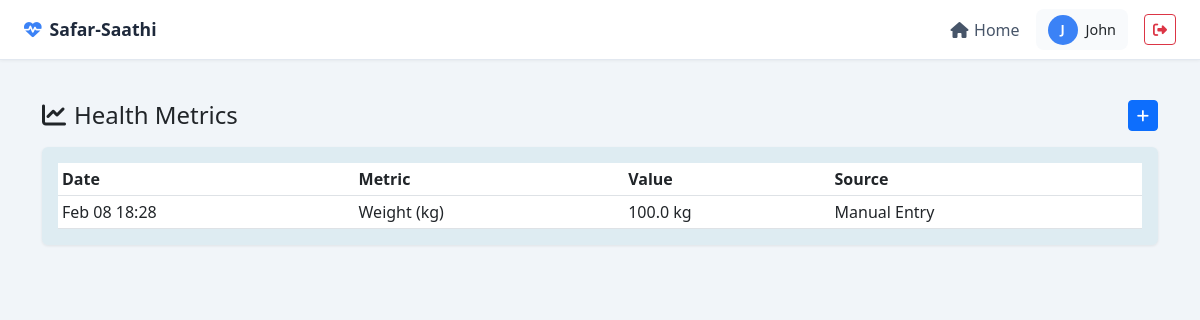
The app's page /patient/health_metrics/ (signed in) with its own data.
### patient/models.py (models this page shows, shortened)
class HealthMetric(models.Model):
    METRIC_TYPES = [
        ('weight', 'Weight (kg)'),
        ('blood_pressure_systolic', 'Blood Pressure Systolic'),
        ('blood_pressure_diastolic', 'Blood Pressure Diastolic'),
        ('heart_rate', 'Heart Rate (bpm)'),
        ('temperature', 'Temperature (°C)'),
        ('blood_sugar', 'Blood Sugar (mg/dL)'),
        ('oxygen_saturation', 'Oxygen Saturation (%)'),
        ('steps', 'Daily Steps'),
        ('sleep_hours', 'Sleep Hours'),
    ]
    patient = models.ForeignKey(PatientProfile, on_delete=models.CASCADE)
    metric_type = models.CharField(max_length=50, choices=METRIC_TYPES)
    value = models.FloatField()
    unit = models.CharField(max_length=20, blank=True)
    recorded_at = models.DateTimeField(default=timezone.now)
    source = models.CharField(max_length=50, choices=[
        ('manual', 'Manual Entry'),
        ('device', 'Wearable Device'),
        ('clinic', 'Clinic Measurement'),
    ], default='manual')
    notes = models.TextField(blank=True)
    class Meta:
        ordering = ['-recorded_at']
        indexes = [
            models.Index(fields=['patient', 'metric_type', 'recorded_at']),
        ]

### patient/views.py (the view)
# urls.py: path('health_metrics/', views.health_metrics, name='health_metrics'),
@login_required
@user_passes_test(is_patient)
def health_metrics(request):
    patient = request.user.patientprofile
    metrics = HealthMetric.objects.filter(patient=patient).order_by('-recorded_at')[:50]
    context = {
        'metrics': metrics,
    }
    return render(request, 'patient/health_metrics.html', context)

### safar_saathi/utils.py (called while the page is built)
def is_patient(user):
    return user.groups.filter(name='Patient').exists() and hasattr(user, 'patientprofile')

### patient/templates/patient/health_metrics.html (shortened to what this page needs)
{% extends 'base.html' %}
{% block content %}
<div class="container py-3">
  <div class="d-flex justify-content-between align-items-center mb-3">
    <h4 class="mb-0"><i class="fas fa-chart-line me-2"></i>Health Metrics</h4>
    <a href="{% url 'patient:add_health_metric' %}" class="btn btn-primary btn-sm">
      <i class="fas fa-plus"></i>
    </a>
  </div>
  <div class="card">
    <div class="card-body p-3 table-responsive">
      <table class="table table-sm align-middle mb-0">
        <thead>
          <tr>
            <th>Date</th>
            <th>Metric</th>
            <th>Value</th>
            <th>Source</th>
          </tr>
        </thead>
        <tbody>
          {% for metric in metrics %}
          <tr>
            <td>{{ metric.recorded_at|date:"M d H:i" }}</td>
            <td>{{ metric.get_metric_type_display }}</td>
            <td>{{ metric.value }} {{ metric.unit }}</td>
            <td>{{ metric.get_source_display }}</td>
          </tr>
          {% empty %}
          <tr>
            <td colspan="4" class="text-center text-muted">No metrics recorded</td>
          </tr>
          {% endfor %}
        </tbody>
      </table>
    </div>
  </div>
</div>
{% endblock %}

### templates/base.html (shortened to what this page needs)
<!doctype html>
<html lang="en">
<head>
    <link href="https://cdn.jsdelivr.net/npm/bootstrap@5.3.0/dist/css/bootstrap.min.css" rel="stylesheet"/>
    <link href="https://cdnjs.cloudflare.com/ajax/libs/font-awesome/6.4.0/css/all.min.css" rel="stylesheet"/>
</head>
<body>
<nav class="top-navbar">
    <a href="{% url 'home' %}" class="navbar-brand">
        <i class="fas fa-heartbeat"></i>
        Safar-Saathi
    </a>
    <div class="navbar-links">
        <a href="{% url 'home' %}">
            <i class="fas fa-home"></i> Home
        </a>
        {% if user.is_authenticated %}
            <div class="user-info">
                <div class="user-avatar">
                    {{ user.username|slice:":1"|upper }}
                </div>
                <span>{{ user.username }}</span>
            </div>
            <form method="post" action="{% url 'logout' %}" class="d-inline">
                <button type="submit"
                        class="btn btn-outline-danger btn-sm"
                        title="Logout">
                    <i class="fas fa-sign-out-alt"></i>
                </button>
            </form>
        {% endif %}
    </div>
</nav>
<main class="content-wrapper">
    {% block content %}{% endblock %}
</main>
</body>
</html>

### templates/base.html (style rules this page uses)
:root { --topbar-height: 60px; --primary-color: #3b82f6; }
body { font-family: "Segoe UI", Tahoma, Geneva, Verdana, sans-serif; background: #f1f5f9; min-height: 100vh; }
.top-navbar { height: var(--topbar-height); background: #ffffff; border-bottom: 1px solid #e2e8f0; display: flex; align-items: center; justify-content: space-between; padding: 0 1.5rem; position: sticky; top: 0; z-index: 1030; box-shadow: 0 1px 3px rgba(0,0,0,0.05); }
.navbar-brand { font-weight: 700; color: #1e293b; text-decoration: none; display: flex; align-items: center; gap: .5rem; font-size: 1.1rem; }
.navbar-brand i { color: var(--primary-color); }
.navbar-links { display: flex; align-items: center; gap: 1rem; }
.navbar-links a { text-decoration: none; color: #475569; font-weight: 500; display: flex; align-items: center; gap: .35rem; }
.user-info { display: flex; align-items: center; gap: .5rem; background: #f8fafc; padding: .35rem .75rem; border-radius: .5rem; font-size: .9rem; }
.user-avatar { width: 30px; height: 30px; border-radius: 50%; background: var(--primary-color); color: #fff; display: flex; align-items: center; justify-content: center; font-weight: 600; font-size: .8rem; }
.content-wrapper { padding: 1.5rem; max-width: 1200px; margin: auto; }
.card { border: none; box-shadow: 0 1px 3px rgba(0,0,0,0.08); transition: all .2s; background-color: rgba(185, 218, 229, 0.342) }

### records on screen
HealthMetric: recorded_at "Feb 08 18:28", metric_type "Weight (kg)", value "100.0", unit "kg", source "Manual Entry"

### other values on screen
{{ user.username|slice:":1"|upper }} "J"
{{ user.username }} "John"
